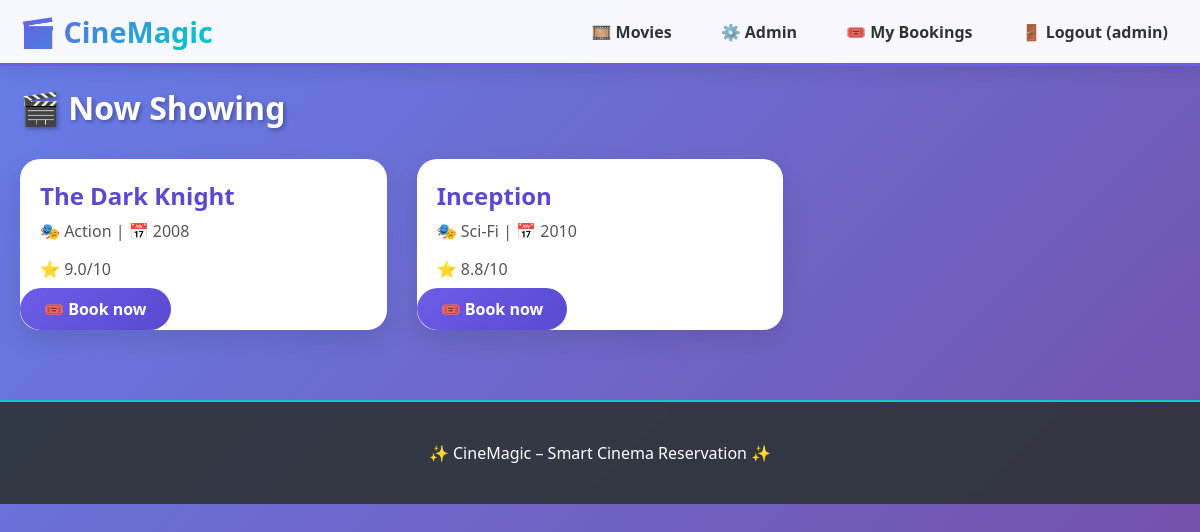
The page / (signed in) on the database its author committed.
### run.py (models this page shows, shortened)
class User(UserMixin, db.Model):
    __tablename__ = 'users'
    id = db.Column(db.Integer, primary_key=True)
    username = db.Column(db.String(80), unique=True, nullable=False)
    email = db.Column(db.String(120), unique=True, nullable=False)
    password_hash = db.Column(db.String(200), nullable=False)
    is_admin = db.Column(db.Boolean, default=False)
    registered_on = db.Column(db.DateTime, default=datetime.utcnow)
    bookings = db.relationship('Booking', backref='user', lazy=True)
    waiting_entries = db.relationship('WaitingEntry', backref='user', lazy=True)

class Movie(db.Model):
    __tablename__ = 'movies'
    id = db.Column(db.Integer, primary_key=True)
    title = db.Column(db.String(150), nullable=False)
    genre = db.Column(db.String(100))
    duration_min = db.Column(db.Integer)
    description = db.Column(db.Text)
    release_year = db.Column(db.Integer)
    rating = db.Column(db.Float)
    showtimes = db.relationship('Showtime', backref='movie', lazy=True)

### run.py (the view)
@app.route('/')
def index():
    today = datetime.today()
    upcoming = Showtime.query.filter(Showtime.start_time >= today).order_by(Showtime.start_time).limit(12).all()
    movies = list(set([st.movie for st in upcoming]))
    return render_template('index.html', movies=movies, upcoming=upcoming)

### run.py (called while the page is built)
@login_manager.user_loader
def load_user(user_id):
    return User.query.get(int(user_id))

### templates/index.html
{% extends "base.html" %}{% block content %}<h1 style="color:white; text-shadow:2px 2px 4px rgba(0,0,0,0.3);">🎬 Now Showing</h1><div class="movie-grid">{% for movie in movies %}<div class="movie-card"><h3>{{ movie.title }}</h3><p>🎭 {{ movie.genre }} | 📅 {{ movie.release_year }}</p><p>⭐ {{ movie.rating }}/10</p><a href="{{ url_for("movie_detail", movie_id=movie.id) }}" class="btn">🎟️ Book now</a></div>{% endfor %}</div>{% endblock %}

### templates/base.html (shortened to what this page needs)
<!DOCTYPE html>
<html lang="en">
<head>
    <link rel="stylesheet" href="{{ url_for('static', filename='style.css') }}">
</head>
<body>
    <nav class="navbar">
        <div class="container">
            <a href="/" class="brand">🎬 CineMagic</a>
            <ul class="nav-links">
                <li><a href="{{ url_for('movies') }}">🎞️ Movies</a></li>
                {% if current_user.is_authenticated %}
                    {% if current_user.is_admin %}<li><a href="{{ url_for('admin_dashboard') }}">⚙️ Admin</a></li>{% endif %}
                    <li><a href="{{ url_for('my_bookings') }}">🎟️ My Bookings</a></li>
                    <li><a href="{{ url_for('logout') }}">🚪 Logout ({{ current_user.username }})</a></li>
                {% else %}
                    <li><a href="{{ url_for('login') }}">🔐 Login</a></li>
                    <li><a href="{{ url_for('register') }}">📝 Register</a></li>
                {% endif %}
            </ul>
        </div>
    </nav>
    <div class="container main-content">
        {% block content %}{% endblock %}
    </div>
    <footer><div class="container"><p>✨ CineMagic – Smart Cinema Reservation ✨</p></div></footer>
</body>
</html>

### static/style.css (style rules this page uses)
:root { --primary: #6c5ce7; --primary-dark: #5a4ad1; --secondary: #00cec9; --danger: #e74c3c; --success: #00b894; --warning: #fdcb6e; --dark: #2d3436; }
* { margin:0; padding:0; box-sizing:border-box; }
body { font-family: 'Segoe UI', system-ui; background: linear-gradient(135deg, #667eea 0%, #764ba2 100%); min-height: 100vh; }
.container { max-width: 1280px; margin: 0 auto; padding: 20px; }
.navbar { background: rgba(255,255,255,0.95); backdrop-filter: blur(10px); box-shadow: 0 4px 20px rgba(0,0,0,0.1); position: sticky; top: 0; z-index: 1000; border-bottom: 3px solid var(--primary); }
.navbar .container { display: flex; justify-content: space-between; align-items: center; padding: 12px 20px; }
.brand { font-size: 1.8rem; font-weight: 800; background: linear-gradient(135deg, var(--primary), var(--secondary)); -webkit-background-clip: text; background-clip: text; color: transparent; text-decoration: none; }
.nav-links { list-style: none; display: flex; gap: 25px; align-items: center; }
.nav-links a { text-decoration: none; color: var(--dark); font-weight: 600; transition: 0.3s; padding: 8px 12px; border-radius: 8px; }
.movie-grid { display: grid; grid-template-columns: repeat(auto-fill, minmax(280px, 1fr)); gap: 30px; margin-top: 30px; }
.movie-card { background: white; border-radius: 20px; overflow: hidden; box-shadow: 0 10px 25px rgba(0,0,0,0.1); transition: transform 0.3s ease; cursor: pointer; }
.movie-card h3 { padding: 20px 20px 0; font-size: 1.5rem; color: var(--primary-dark); }
.movie-card p { padding: 8px 20px; color: #555; }
.btn, button { background: linear-gradient(135deg, var(--primary), var(--primary-dark)); color: white; border: none; padding: 10px 24px; border-radius: 40px; font-weight: 600; cursor: pointer; transition: 0.2s; text-decoration: none; display: inline-block; }
footer { background: rgba(45,52,54,0.9); backdrop-filter: blur(5px); color: white; text-align: center; padding: 20px; margin-top: 50px; border-top: 2px solid var(--secondary); }

### rows shown on the page
User: username "admin"
Movie: title "The Dark Knight", genre "Action", release_year "2008", rating "9.0"
Movie: title "Inception", genre "Sci-Fi", release_year "2010", rating "8.8"
